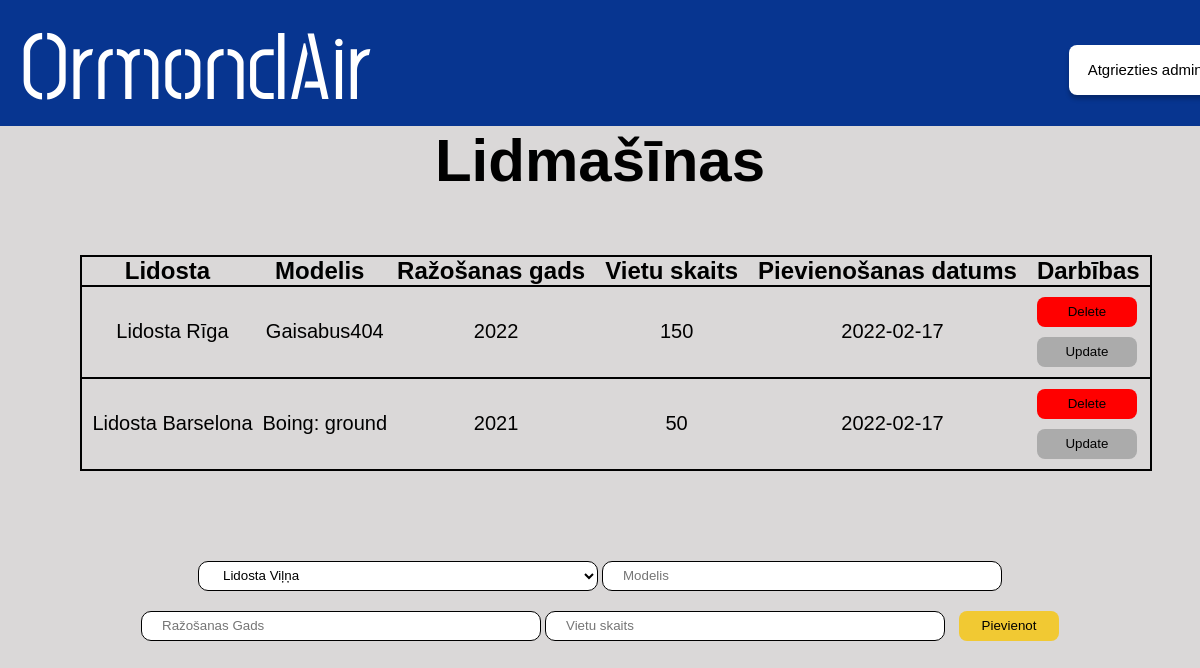
The app's page /admin/lidmasinas, older data.
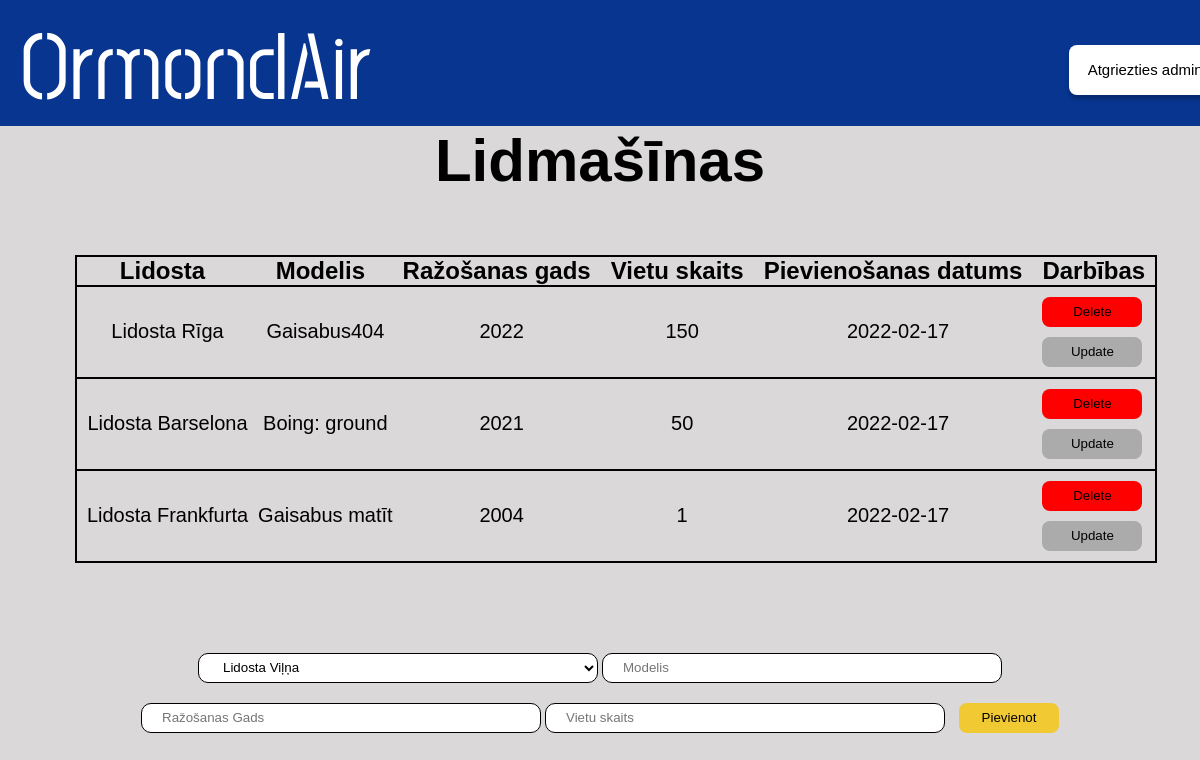
The same page, newer data.
### main.py (models this page shows, shortened)
class Lidmasina(db.Model):
    id = db.Column(db.Integer, primary_key=True)
    content = db.Column(db.String(200), nullable=False)
    modelis = db.Column(db.String(200), nullable=False)
    razosanas_gads = db.Column(db.String(3), nullable=False)
    vietu_skaits = db.Column(db.String(200), nullable=False)
    date_created = db.Column(db.DateTime, default=datetime.utcnow)

### main.py (the view)
@app.route('/admin/lidmasinas', methods=['POST', 'GET'])
def lidmasina():
    if request.method == 'POST':
      new_lidmasina = Lidmasina(content=request.form['content'],modelis=request.form['modelis'], razosanas_gads=request.form['razosanas_gads'], vietu_skaits=request.form['vietu_skaits'])
      try:
        db.session.add(new_lidmasina)
        db.session.commit()
        return redirect('/admin/lidmasinas')
      except:
        return "Draugi nav labi!"
    else:
      lidostas = Lidosta.query.order_by(Lidosta.id).all()
      tasks = Lidmasina.query.order_by(Lidmasina.date_created).all()
      return render_template('adminlidmasinas.html', tasks=tasks, lidostas = lidostas)

### templates/adminlidmasinas.html (shortened to what this page needs)
<!DOCTYPE html>
<html lang="en">
  <head>
    <link href="/static/css/stylesheet.css" rel="stylesheet" />
  </head>
  <body>
    <div class="augsejaisBaneris">
      <a href="/"><h1 class="homePage">OrmondAir</h1></a>
      <a href="/admin"><button id="atgriezties_admin">Atgriezties admin</button></a>
    </div>
    <div class="apaksejaisBaneris">
      <h1 id="virsraksts">Lidmašīnas</h1>
      {% if tasks|length < 1 %}
      <h4 id="apaksraksts">Nav pievienota neviena lidmašīna! </h4>
      {% else %}
      <div class="tabulaBox">
        <table class="tabula">
          <tr class="tabula">
            <th class="teksts">Lidosta</th>
            <th class="teksts">Modelis</th>
            <th class="teksts">Ražošanas gads</th>
            <th class="teksts">Vietu skaits</th>
            <th class="teksts">Pievienošanas datums</th>
            <th class="teksts">Darbības</th>
          </tr>
          {% for task in tasks %}
            <tr class="tabula">
              <td class="dbteksts">{{ task.content }}</td>
              <td class="dbteksts">{{ task.modelis }}</td>
              <td class="dbteksts">{{ task.razosanas_gads }}</td>
              <td class="dbteksts">{{ task.vietu_skaits }}</td>
              <td class="dbteksts">{{ task.date_created.date() }}</td>
              <td>
                <a href="/delete_airplane/{{task.id}}"><button id=dzest>Delete</button></a>
                  <br>
                <a href="/update_lidmasinas/{{task.id}}"><button id=labot>Update</button></a>
              </td>
            </tr>
          {% endfor %}
        </table>
      </div>
      {% endif %}
      <form action="/admin/lidmasinas" method="POST" id="form">
        <select class="input" name="content" id="content" method="POST">
          {% for lidosta in lidostas %}
            <option value="{{lidosta.content}}">{{ lidosta.content }}</option>
          {% endfor %}
        </select>
        <input class="input" type="text" placeholder="Modelis" name="modelis" id="modelis" maxlength="50" required>
        <input class="input" type="text" placeholder="Ražošanas Gads" name="razosanas_gads" id="razosanas_gads" maxlength="4" required>
        <input class="input" type="text" placeholder="Vietu skaits" name="vietu_skaits" id="vietu_skaits" maxlength="4" required>
        <input type="submit" value="Pievienot" id="pievienot">
      </form>
    </div>
  </body>
</html>

### static/css/stylesheet.css (style rules this page uses)
body { background: rgba(186, 182, 182, 0.53); }
* { margin: 0; padding: 0; box-sizing: border-box; text-decoration: none; }
.augsejaisBaneris { position: absolute; left: 0%; right: 0%; top: 0%; bottom: 84.28%; background: #073590; }
.homePage { position: absolute; left: 0%; font-family: Post No Bills Colombo Medium; font-size: 96px; display: flex; margin-left: 20px; color: #ffffff; user-select: none; }
.apaksejaisBaneris { position: absolute; top: 15.72%; right: 0px; left: 0px; }
#atgriezties_admin { position: absolute; width: 152px; height: 50.63px; left: 89.1%; top: 35.4%; background: #ffffff; border-radius: 8px; box-shadow: 0px 4px 4px rgba(0, 0, 0, 0.25); border-style: none; font-family: Arial, Helvetica, sans-serif; font-size: 15px; cursor: pointer; }
#pievienot { width: 100px; height: 30px; background: #f1c933; border-radius: 8px; outline: none; cursor: pointer; border: 1px solid transparent; margin-left: 10px; }
.teksts { font-family: Arial, Helvetica, sans-serif; font-size: 24px; color: #000000; padding-left: 10px; padding-right: 10px; }
.input { background: #ffffff; border: 1px solid #000000; box-sizing: border-box; border-radius: 10px; outline: none; padding-left: 20px; padding-right: 20px; width: 400px; height: 30px; margin-top: 10px; margin-bottom: 10px; }
#dzest { width: 100px; height: 30px; background: #ff0000; border-radius: 8px; outline: none; cursor: pointer; border: 1px solid transparent; margin-top: 10px; margin-left: 10px; }
#labot { width: 100px; height: 30px; background: #ababab; border-radius: 8px; outline: none; cursor: pointer; border: 1px solid transparent; margin-top: 10px; margin-left: 10px; margin-bottom: 10px; }
.dbteksts { text-align: center; font-family: Arial, Helvetica, sans-serif; font-size: 20px; color: #000000; padding-left: 10px; }
#virsraksts { text-align: center; font-family: Arial, Helvetica, sans-serif; font-size: 60px; color: #000000; }
.tabula { border-collapse: collapse; border: solid 2px #000000; margin-left: auto; margin-right: auto; margin-top: 40px; margin-bottom: 40px; }
#form { text-align: center; }
.tabulaBox { display: block; max-height: 500px; width: 96%; overflow: auto; margin-top: 20px; margin-left: 40px; margin-bottom: 40px; }

Row changes from the older to the newer data that the page shows:
added Lidmasina: content "Lidosta Frankfurta", modelis "Gaisabus matīt", razosanas_gads "2004", vietu_skaits "1", date_created "2022-02-17"
